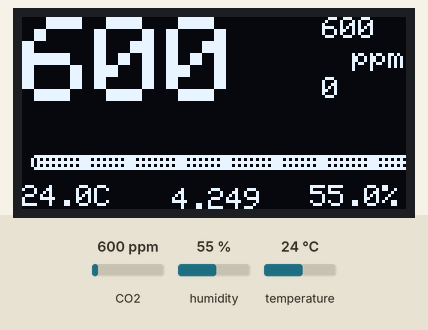
Recording of a sketch running on a simulated Arduino Uno, built with avr-gcc and run on an emulated ATmega328P. Shown: 128×64 one-colour display. The test bench sets the inputs (shaded band); at power-on: CO2 600 ppm, humidity 55 %, temperature 24 °C. The display library's start-up logo is not drawn.

Above: at 5.2 s.
5.3 s: CO2 set to 452 ppm
At 14.8 s:
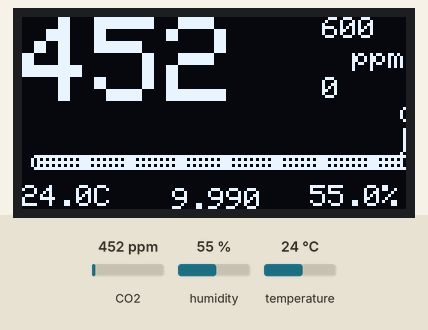
15.7 s: humidity set to 22 %
At 25.4 s:
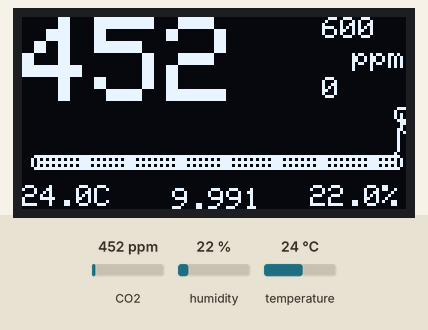
25.7 s: temperature set to 12 °C
At 35.3 s:
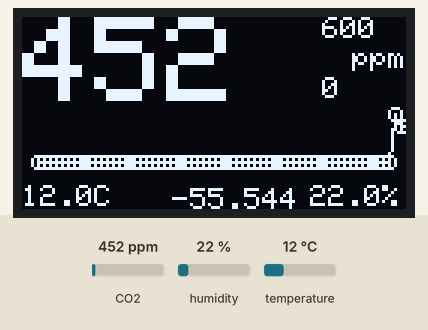
35.7 s: CO2 set to 1050 ppm
At 45.0 s:
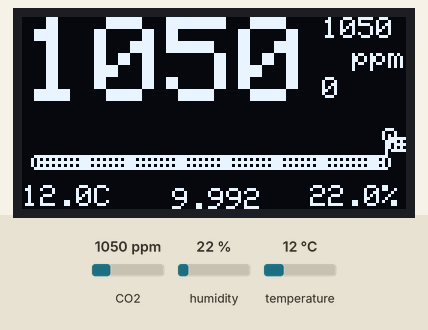
Timing chart, 0 to 46.5 s (numbered marks = the images above; inputs shaded):
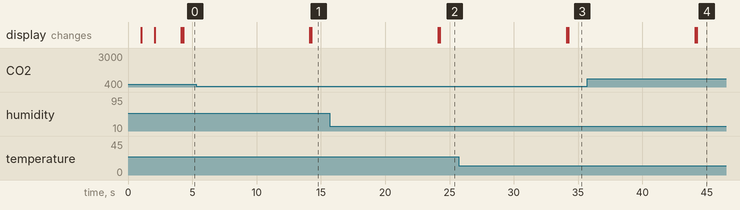

The sketch:

scd30-oled-chart.ino
```cpp
// scd30 oled chart

#include "SparkFun_SCD30_Arduino_Library.h"
#include <Wire.h>
#include <SPI.h>
#include <Adafruit_GFX.h>
#include <Adafruit_SSD1306.h>

SCD30 airSensor;

#define SCREEN_WIDTH 128 // OLED display width, in pixels
#define SCREEN_HEIGHT 64 // OLED display height, in pixels
#define OLED_RESET     -1 // Reset pin # (or -1 if sharing Arduino reset pin)
Adafruit_SSD1306 display(SCREEN_WIDTH, SCREEN_HEIGHT, &Wire, OLED_RESET);

void setup()
{
  // initialize sdc30
  if (airSensor.begin() == false)
  {
    while (1)
      ;
  }
  delay(1000);

  // initialize oled
  if (!display.begin(SSD1306_SWITCHCAPVCC, 0x3C))   {
    while (1)
      ;
  }
  delay(1000);

  display.display();
  //delay(2000); // Pause for 2 seconds
  display.clearDisplay();
  display.setTextSize(3);
  display.setTextColor(WHITE);
  display.setCursor(0, 0);
  display.println("CO2-\nMonitor");
  display.setTextSize(2);
  display.setTextColor(WHITE);
  display.println("starting...");
  display.display();
  delay(2000);
}


int dataLen = 60;
int data [60];

void showData(int co2ppm, float temperature, float humidity) {

  // add new measurement to data buffer and remove oldest entry
  for (int di = 0; di < dataLen - 1; di++)
  {
    data[di] = data[di + 1];
  }
  data[dataLen - 1] = co2ppm;

  // print text for CO2 measurement
  display.clearDisplay();
  display.setTextColor(WHITE);
  display.setCursor(0, 10);
  display.setTextSize(1);
  display.setTextSize(4);
  display.setCursor(0, 0);
  display.print(co2ppm);
  display.setTextSize(1);
  display.setCursor(110, 10);
  display.print("ppm");

  // print text for temperature and humidity measurements
  display.setTextSize(1);
  display.setCursor(0, 56);
  display.print(temperature, 1);
  display.setTextSize(1);
  display.print("C           ");
  display.setTextSize(1);
  display.print(humidity, 1);
  display.setTextSize(1);
  display.print("%");

  // find maximum and minimum CO2 values in data buffer
  float minData = 32767;
  float maxData = -32768;
  int len = sizeof(data) / sizeof(data[0]);
  for (int i = 0; i < len; i++) {
    if (data[i] > maxData) maxData = data[i];
    if (data[i] < minData) minData = data[i];
  }

  // print text for maximum and minimum values of CO2
  display.setTextSize(1);
  display.setCursor(100, 20);
  display.print(minData, 0);
  display.setTextSize(1);
  display.setCursor(100, 0);
  display.print(maxData, 0);

  // calculate stepsize for chart
  float xStep = float(display.width()) / float(len);

  // draw a line from the previous data point to the current data point for all data points
  int previousY = 48 - ((data[0] - minData) / (maxData - minData)) * 16;
  int previousX = 5;
  for (int i = 0; i < len; i++) {
    int x = xStep * i;
    int y = ((data[i] - minData) / (maxData - minData)) * 16; //
    display.drawCircle(x + 5, 48 - y , 2, SSD1306_WHITE);
    display.drawLine(previousX, previousY, x + 5, 48 - y, SSD1306_WHITE);
    previousX = x + 5;
    previousY = 48 - y;
  }

  // oled display
  display.display();
  delay(100);
}

long long tick;
void loop()
{
  // wait for new data available
  if (airSensor.dataAvailable()) {

    // acquire and show data
    int co2 = airSensor.getCO2(); //Cut off decimal as co2 is 0 to 10,000
    float humidity = airSensor.getHumidity();
    float temperature = airSensor.getTemperature();
    showData(co2, temperature, humidity);

    // print screen refresh rate in seconds. when data buffer length is 60, this is also the time shown in the graph in minutes.
    int tock = millis();
    display.setCursor(50, 57);
    display.setTextSize(1);
    display.println((tock - tick) / 1000., 3);
    display.display();
    tick = tock;

    //delay(2700); // 3.015
    delay(10000-300);
  }
  delay(100);
}
```
